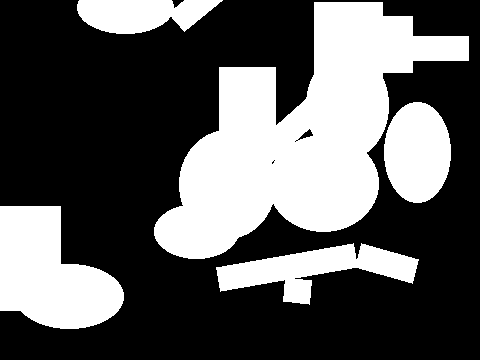
#> input picture lab2_project/lab2/test_images/masks/01_bimodal_dark_objects_mask.png, 480 x 360 px, given in place of 05_low_contrast.png, which was not available
$ python make_report_figures.py
#> lines starting #> are read from the running program, lines starting #| are printed output that depends on the picture; after the words box and inside, x2 and y2 are one past the last pixel; in counts of white or black regions, pixels touching at a corner belong together; pictures that were not available may be replaced by others from this repository, and a replacement may not be noted
### lab2_project/lab2/image_ops.py
import numpy as np


# вспомогательное
def to_gray(img):
    """RGB -> яркость по формуле ITU-R BT.601: Y = 0.299 R + 0.587 G + 0.114 B."""
    if img.ndim == 2:
        return img
    y = 0.299 * img[..., 0] + 0.587 * img[..., 1] + 0.114 * img[..., 2]
    return np.clip(np.rint(y), 0, 255).astype(np.uint8)


def histogram(gray):
    """Гистограмма: число пикселей каждого уровня яркости 0..255."""
    return np.bincount(gray.ravel(), minlength=256)


def _to_uint8(x):
    return np.clip(np.rint(x), 0, 255).astype(np.uint8)


# поэлементные операции
POINT_OPS = {
    "none": "Без операции",
    "add": "Сложение с константой: I + c",
    "mul": "Умножение на константу: I * k",
    "neg": "Негатив: 255 - I",
    "gamma": "Гамма-коррекция: 255 * (I/255)^g",
    "log": "Логарифмическое преобразование",
    "sum": "Сумма двух изображений: A + B",
    "diff": "Модуль разности: |A - B|",
    "prod": "Произведение: A * B / 255",
    "mean": "Среднее: (A + B) / 2",
    "max": "Максимум: max(A, B)",
    "min": "Минимум: min(A, B)",
}
BINARY_OPS = {"sum", "diff", "prod", "mean", "max", "min"}


# [25 lines left out: function pointwise, not called in this run]


# линейное контрастирование
def linear_contrast(img, mode="minmax", p_low=1.0, p_high=99.0, lo=0, hi=255):
    h = np.bincount(img.ravel(), minlength=256)
    if mode == "minmax":
        nz = np.flatnonzero(h)
        lo, hi = int(nz[0]), int(nz[-1])
    elif mode == "percentile":
        cdf = np.cumsum(h) / h.sum() * 100.0
        lo = int(np.searchsorted(cdf, p_low))
        hi = int(np.searchsorted(cdf, p_high))
    lo, hi = int(lo), int(hi)
    if hi <= lo:
        return img.copy(), lo, hi
    lut = _to_uint8((np.arange(256) - lo) * 255.0 / (hi - lo))
    return lut[img], lo, hi


# глобальные пороги
# [29 lines left out: functions otsu_threshold, triangle_threshold, not called in this run]


def binarize(gray, t, light_object=True):
    mask = gray > t if light_object else gray <= t
    return mask.astype(np.uint8) * 255


# [8 lines left out: function iou_f1, not called in this run]

### lab2_project/lab2/make_report_figures.py
"""
Генерация иллюстраций для отчёта и таблицы результатов (без GUI).
"""
import os
import numpy as np
from PIL import Image, ImageDraw, ImageFont

import image_ops as ops

OUT = "report_figures"
TW, TH, HHIST = 240, 180, 70
POL = {"01": False, "03": False, "04": False, "05": False, "06": False, "08": False,
       "02": True, "09": True, "07": True}


def font(size):
#> called with size = 12
    for f in ("DejaVuSans.ttf", "arial.ttf", "Arial.ttf"):
        try:
            return ImageFont.truetype(f, size)
        except OSError:
            pass
    return ImageFont.load_default()


F = font(12)


def load(path):
    return np.array(Image.open(path))


def hist_img(arr, marks=()):
    im = Image.new("RGB", (TW, HHIST), "white")
    d = ImageDraw.Draw(im)
    if arr.ndim == 3:
        hs, cols = [np.bincount(arr[..., c].ravel(), minlength=256) for c in range(3)], ["#d33", "#2a2", "#33d"]
    else:
        hs, cols = [ops.histogram(arr)], ["#777"]
    top = max(1, max(h.max() for h in hs))
    base = HHIST - 12
    for h, col in zip(hs, cols):
        pts = [(i * (TW - 1) / 255, base - np.sqrt(h[i] / top) * (base - 4)) for i in range(256)]
        if arr.ndim == 3:
            d.line(pts, fill=col)
        else:
            for x, y in pts:
                d.line([(x, base), (x, y)], fill=col)
    d.line([(0, base), (TW, base)], fill="#444")
    for v in (0, 128, 255):
        d.text((min(max(v * (TW - 1) / 255 - 6, 0), TW - 20), base + 1), str(v), fill="black", font=font(9))
    for t, col in marks:
        x = t * (TW - 1) / 255
        d.line([(x, 0), (x, base)], fill=col, width=2)
    return im


def tile(arr, title, sub="", hist=None, marks=()):
    im = Image.fromarray(arr).convert("RGB")
    im.thumbnail((TW, TH))
    t = Image.new("RGB", (TW, 20 + TH + HHIST + 18), "white")
    d = ImageDraw.Draw(t)
    d.text((2, 2), title, fill="black", font=F)
    t.paste(im, (0, 20))
    t.paste(hist_img(arr if hist is None else hist, marks), (0, 20 + TH))
    d.text((2, 20 + TH + HHIST + 2), sub, fill="#333", font=font(11))
    return t


def sheet(tiles, cols, path):
    rows = [tiles[i:i + cols] for i in range(0, len(tiles), cols)]
    w = cols * (TW + 8) + 8
    h = sum(r[0].height + 8 for r in rows) + 8
    s = Image.new("RGB", (w, h), "white")
    y = 8
    for r in rows:
        for j, t in enumerate(r):
            s.paste(t, (8 + j * (TW + 8), y))
        y += r[0].height + 8
    s.save(path)


def stat(a):
    g = ops.to_gray(a)
    return f"min={g.min()} max={g.max()} mean={g.mean():.0f} std={g.std():.0f}"


def main():
    os.makedirs(OUT, exist_ok=True)
    lines = []
    d = "test_images"

    # 1. глобальная пороговая обработка
    lines.append("GLOBAL THRESHOLDING: image, polarity, T_otsu, IoU_otsu, F1_otsu, T_triangle, IoU_tri, F1_tri")
    for name in sorted(f[:-4] for f in os.listdir(d) if f.endswith(".png")):
        k = name[:2]
        if k not in POL:
            continue
        g = ops.to_gray(load(f"{d}/{name}.png"))
        gt = load(f"{d}/masks/{name}_mask.png")
        h = ops.histogram(g)
        to, tt = ops.otsu_threshold(h), ops.triangle_threshold(h)
        bo, bt = ops.binarize(g, to, POL[k]), ops.binarize(g, tt, POL[k])
        (io, fo), (it, ft) = ops.iou_f1(bo, gt), ops.iou_f1(bt, gt)
        lines.append(f"{name}: {'light' if POL[k] else 'dark'} | {to} | {io:.3f} | {fo:.3f} | {tt} | {it:.3f} | {ft:.3f}")
        sheet([tile(g, "Original", stat(g), marks=[(to, "#d62728"), (tt, "#1f5eff")]),
               tile(bo, "Otsu", f"T={to} IoU={io:.3f}", hist=g, marks=[(to, "#d62728")]),
               tile(bt, "Triangle", f"T={tt} IoU={it:.3f}", hist=g, marks=[(tt, "#1f5eff")]),
               tile(gt, "Ground truth", "")], 4, f"{OUT}/thr_{name}.png")

    # 2. линейное контрастирование
    lines.append("")
    lines.append("LINEAR CONTRAST: image, mode, lo, hi, std_before, std_after")
    for name in ("05_low_contrast", "07_underexposed", "08_overexposed", "10_color_low_contrast"):
        a = load(f"{d}/{name}.png")
#> in load, returned value is the input picture: shape (360, 480); 35.9% white; 5 white regions, box (x1, y1, x2, y2) and area: (154, 2, 469, 259) 37306, (0, 206, 124, 329) 10212, (216, 243, 419, 305) 5556, (384, 102, 451, 203) 5315, (77, 0, 223, 34) 3603
        t = [tile(a, "Original", stat(a))]
#> in tile, `t = Image.new("RGB", (TW, 20 + TH + HHIST + 18), "white")`: t: PIL image 240x288 RGB; every value is 255
#> in tile, `t.paste(im, (0, 20))`:
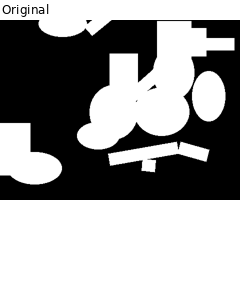
#> t: PIL image 240x288 RGB; min 0, max 255, mean 152.3
#> in hist_img, `im = Image.new("RGB", (TW, HHIST), "white")`: im: PIL image 240x70 RGB; every value is 255
#> in hist_img, `hs, cols = [ops.histogram(arr)], ["#777"]`: cols = ['#777']
#> in hist_img, `top = max(1, max(h.max() for h in hs))`: top = 110808
#> the loop in hist_img, `for h, col in zip(hs, cols):` made 1 pass
        for mode, kw in (("minmax", {}), ("percentile", {"p_low": 1, "p_high": 99}),
                         ("manual", {"lo": int(np.percentile(a, 2)), "hi": int(np.percentile(a, 98))})):
            r, lo, hi = ops.linear_contrast(a, mode, **kw)
            t.append(tile(r, f"Linear: {mode}", f"[{lo},{hi}] " + stat(r)))
            lines.append(f"{name} | {mode} | {lo} | {hi} | {ops.to_gray(a).std():.1f} | {ops.to_gray(r).std():.1f}")
#> this loop made 3 passes
#> (mode, kw) on passes 2 to 3: ('percentile', {'p_low': 1, 'p_high': 99}), ('manual', {'lo': 0, 'hi': 255})
#> after the loop, lines = 6 items; t = 4 items
        sheet(t, 4, f"{OUT}/contrast_{name}.png")
#> in sheet, `rows = [tiles[i:i + cols] for i in range(0, len(tiles), cols)]`: rows = 1 item
#> in sheet, `h = sum(r[0].height + 8 for r in rows) + 8`: h = 304
#> in sheet, `s = Image.new("RGB", (w, h), "white")`: s: PIL image 1000x304 RGB; every value is 255
#> the loop in sheet, `for r in rows:` made 1 pass
#> y on pass 1: 304
#> after the loop in sheet, `for r in rows:`:
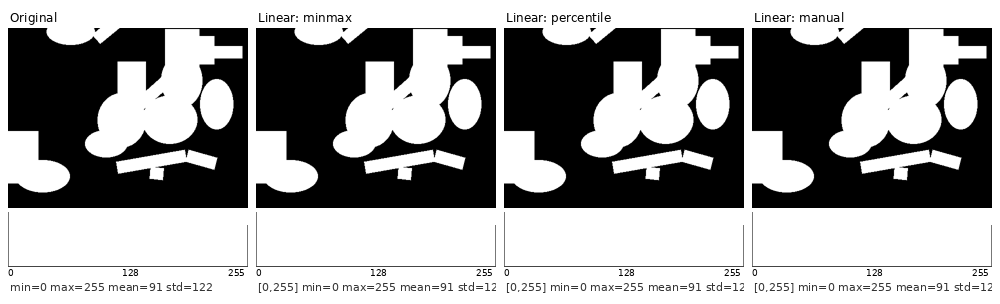
#> s: PIL image 1000x304 RGB; min 0, max 255, mean 159
#> after the loop in sheet, `for r in rows:`:
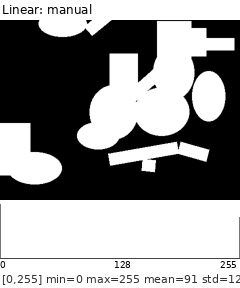
#> t: PIL image 240x288 RGB; min 0, max 255, mean 149.3

    # 3. поэлементные операции над одним изображением и над двумя
    a = load(f"{d}/07_underexposed.png")
    ops_list = [("none", {}, "Original"), ("add", {"c": 60}, "I + 60"), ("mul", {"k": 3}, "I * 3"),
                ("gamma", {"gamma": 0.45}, "gamma = 0.45"), ("log", {}, "log"), ("neg", {}, "negative")]
    sheet([tile(ops.pointwise(a, op, **kw), title, stat(ops.pointwise(a, op, **kw))) for op, kw, title in ops_list],
          3, f"{OUT}/pointwise_single.png")

    A = load(f"{d}/01_bimodal_dark_objects.png")
    B = load(f"{d}/11_gradient_for_binary_ops.png")
    bin_list = [("sum", "A + B"), ("diff", "|A - B|"), ("prod", "A * B / 255"),
                ("mean", "(A + B) / 2"), ("max", "max(A, B)"), ("min", "min(A, B)")]
    sheet([tile(A, "A"), tile(B, "B (gradient)")] +
          [tile(ops.pointwise(A, op, other=B), title) for op, title in bin_list], 4, f"{OUT}/pointwise_binary.png")

    open(f"{OUT}/results.txt", "w", encoding="utf-8").write("\n".join(lines))
    print("\n".join(lines))


if __name__ == "__main__":
#> (the run stopped early here; a loop or call above may not have finished)
